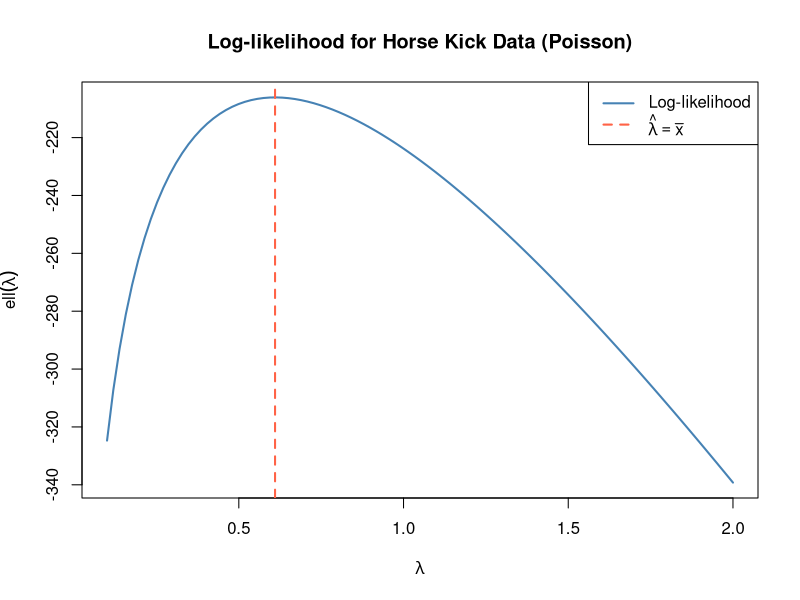
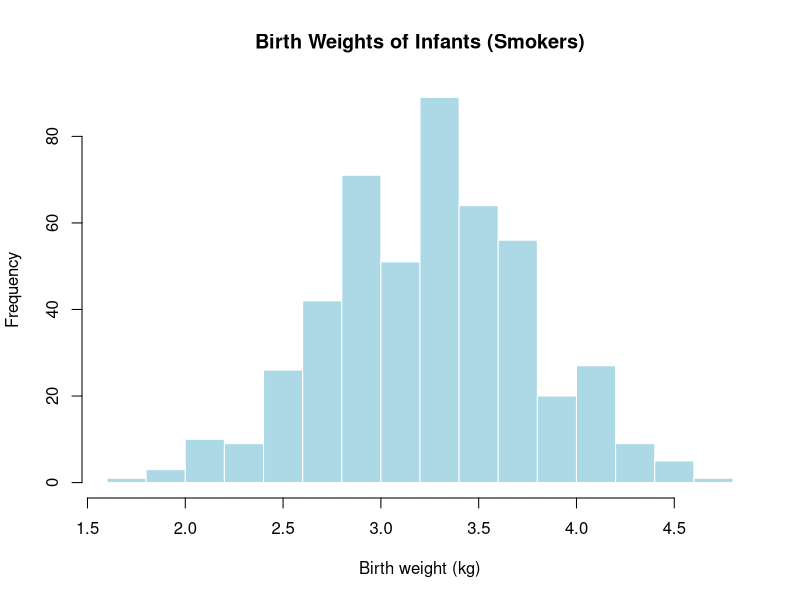
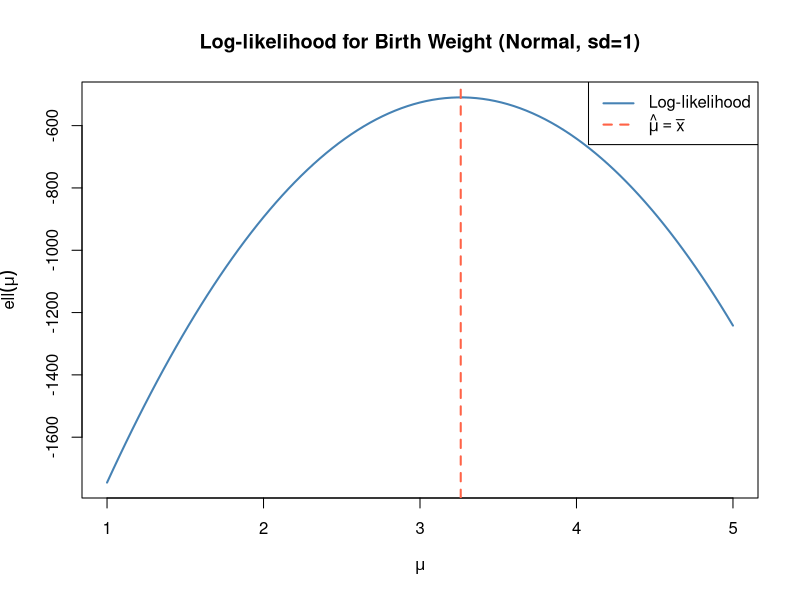
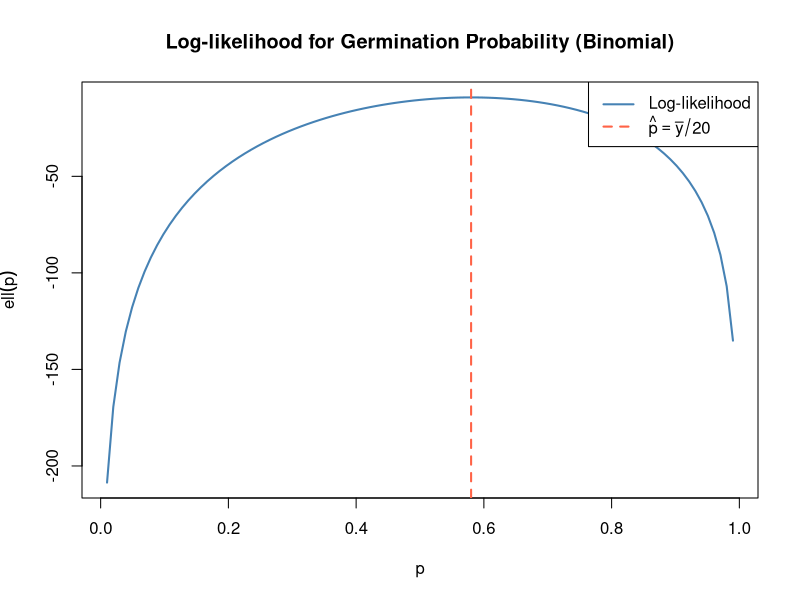
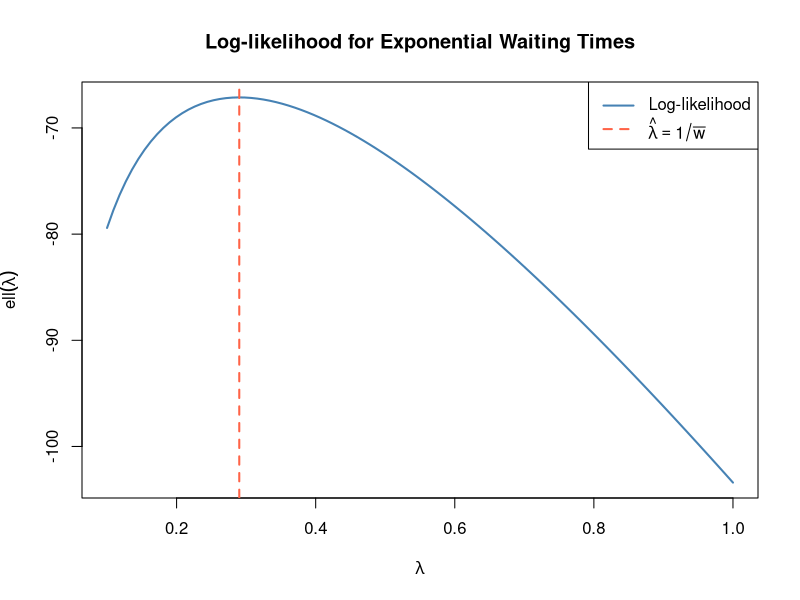
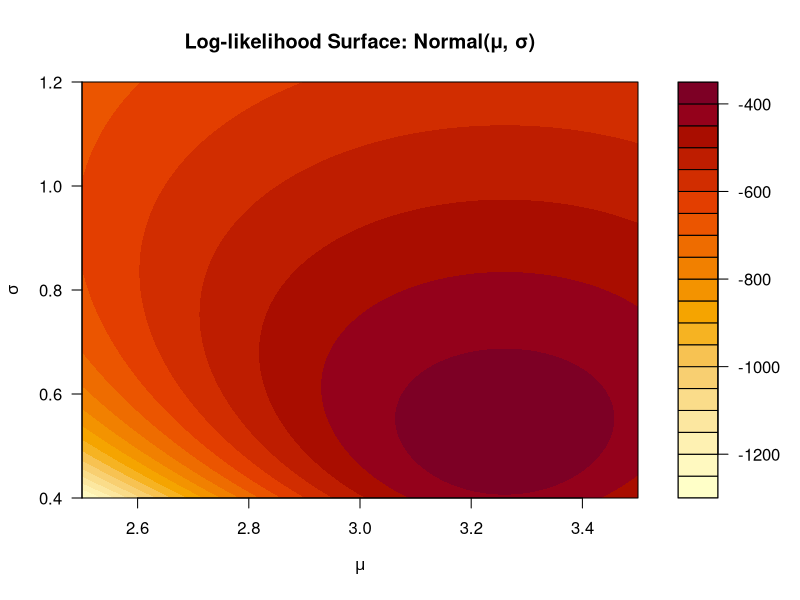
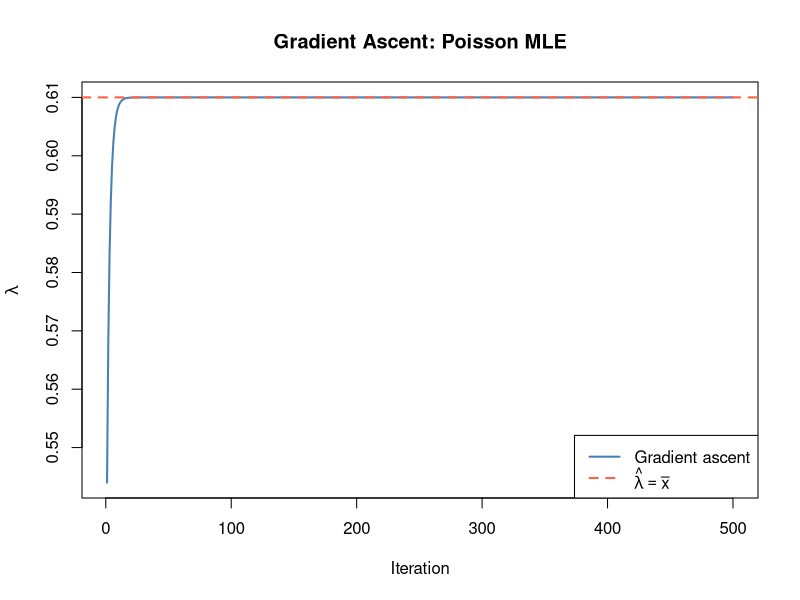
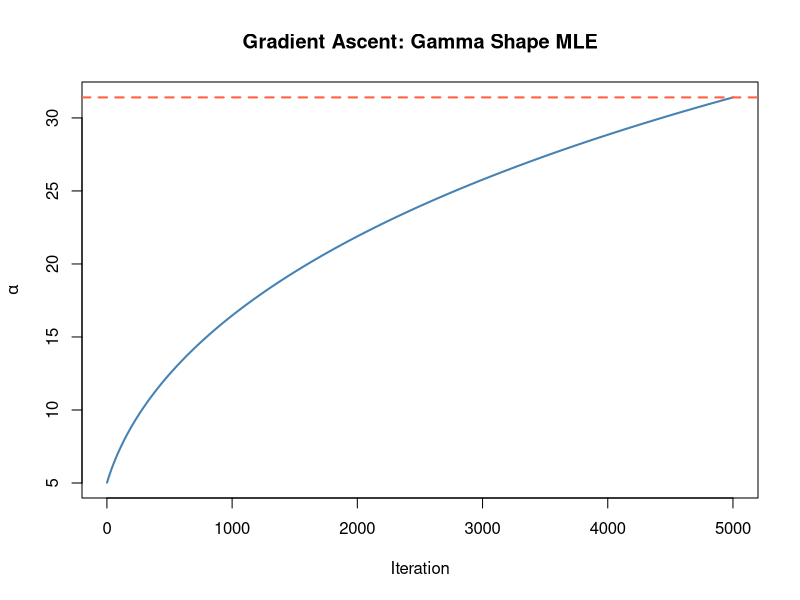

R code for these plots, in order:
## ---- chunk 1
knitr::opts_chunk$set(echo = TRUE, warning = FALSE, message = FALSE)
## ---- chunk 2
x <- rep(0:4, c(109, 65, 22, 3, 1))  ## Horse kick data: value repeated by frequency

# Define the log-likelihood as a function of lambda
loglik <- function(lambda) sum(dpois(x, lambda, log = TRUE))

# Plot the log-likelihood over a range of lambda values
curve(Vectorize(loglik)(x), from = 0.1, to = 2,
      xlab = expression(lambda),
      ylab = expression(ell(lambda)),
      main = "Log-likelihood for Horse Kick Data (Poisson)",
      col = "steelblue", lwd = 2)

# Add a vertical line at the sample mean (which is the MLE for Poisson)
abline(v = mean(x), col = "tomato", lty = 2, lwd = 2)
legend("topright", legend = c("Log-likelihood", expression(hat(lambda) == bar(x))),
       col = c("steelblue", "tomato"), lty = c(1, 2), lwd = 2)
## ---- chunk 3
birthwt <- read.csv("birthwt.csv")

# Extract birth weights (in grams) for smoking mothers and convert to kg
bwt_smokers <- birthwt$bwt[birthwt$smoke == "yes"] / 1000

cat("Number of observations:", length(bwt_smokers), "\n")
cat("Sample mean:", round(mean(bwt_smokers), 3), "kg\n")
hist(bwt_smokers, breaks = 15, col = "lightblue", border = "white",
     main = "Birth Weights of Infants (Smokers)",
     xlab = "Birth weight (kg)")
## ---- chunk 4
## Write your log-likelihood function here
loglik_mu <- function(mu) {
  sum(dnorm(bwt_smokers, mean = mu, sd = 1, log = TRUE))
}

## Plot the log-likelihood
curve(Vectorize(loglik_mu)(x), from = 1, to = 5,
      xlab = expression(mu), ylab = expression(ell(mu)),
      main = "Log-likelihood for Birth Weight (Normal, sd=1)",
      col = "steelblue", lwd = 2)

## Add a vertical line at the sample mean (the theoretical MLE)
abline(v = mean(bwt_smokers), col = "tomato", lty = 2, lwd = 2)
legend("topright", legend = c("Log-likelihood", expression(hat(mu) == bar(x))),
       col = c("steelblue", "tomato"), lty = c(1, 2), lwd = 2)
## ---- chunk 5
set.seed(12345)
y <- rbinom(5, 20, p = 0.65)
print(y)
## ---- chunk 6
## Write your log-likelihood function here
loglik_p <- function(p) {
  sum(dbinom(y, 20, prob = p, log = TRUE))
}

## Plot the log-likelihood
curve(Vectorize(loglik_p)(x), from = 0.01, to = 0.99,
      xlab = "p", ylab = expression(ell(p)),
      main = "Log-likelihood for Germination Probability (Binomial)",
      col = "steelblue", lwd = 2)

## Add vertical line at the MLE: p_hat = mean(y) / 20
abline(v = mean(y) / 20, col = "tomato", lty = 2, lwd = 2)
legend("topright", legend = c("Log-likelihood", expression(hat(p) == bar(y)/20)),
       col = c("steelblue", "tomato"), lty = c(1, 2), lwd = 2)
## ---- chunk 7
set.seed(99)
w <- rexp(30, rate = 0.4)
round(w, 2)
## ---- chunk 8
## Write your log-likelihood function here
loglik_rate <- function(lambda) {
  sum(dexp(w, rate = lambda, log = TRUE))
}

## Plot the log-likelihood
curve(Vectorize(loglik_rate)(x), from = 0.1, to = 1,
      xlab = expression(lambda), ylab = expression(ell(lambda)),
      main = "Log-likelihood for Exponential Waiting Times",
      col = "steelblue", lwd = 2)

## The MLE for the Exponential rate is 1/mean(w)
abline(v = 1 / mean(w), col = "tomato", lty = 2, lwd = 2)
legend("topright", legend = c("Log-likelihood", expression(hat(lambda) == 1/bar(w))),
       col = c("steelblue", "tomato"), lty = c(1, 2), lwd = 2)
## ---- chunk 9
loglik_2d <- function(mu, sigma) {
  if (sigma <= 0) return(-Inf)
  sum(dnorm(bwt_smokers, mean = mu, sd = sigma, log = TRUE))
}

mu_vals    <- seq(2.5, 3.5, length.out = 100)
sigma_vals <- seq(0.4, 1.2, length.out = 100)

ll_surface <- outer(mu_vals, sigma_vals, Vectorize(loglik_2d))

filled.contour(mu_vals, sigma_vals, ll_surface,
               xlab = expression(mu), ylab = expression(sigma),
               main = "Log-likelihood Surface: Normal(μ, σ)",
               color.palette = function(n) hcl.colors(n, "YlOrRd", rev = TRUE))
## ---- chunk 10
# Derivative of log(t) with respect to t
D(expression(log(t)), "t")

# Derivative of t^3 - 2*t with respect to t
D(expression(t^3 - 2*t), "t")
## ---- chunk 11
## Find the derivative with respect to t
D(expression(a + b*t + c*t^2), "t")
## ---- chunk 12
## Find the derivative with respect to t
D(expression(exp(t^2)), "t")
## ---- chunk 13
## Find the derivative with respect to t
D(expression(t - log(t)), "t")
## ---- chunk 14
ddt <- function(t) eval(expression(1-1/t))
uniroot(ddt, interval = c(0.01, 10))$root
## ---- chunk 15
## Differentiate the Poisson log-likelihood with respect to lambda
# Treat n and xbar as constants
ploglikD <- D(expression(xbar * n * log(lambda) - n * lambda), "lambda")
ploglikD
## ---- chunk 16
library(stats4)
## ---- chunk 17
x <- rep(0:4, c(109, 65, 22, 3, 1))

negloglik_pois <- function(lambda) -sum(dpois(x, lambda, log = TRUE))

fit_pois <- mle(negloglik_pois, start = list(lambda = 1), nobs = length(x))
summary(fit_pois)
## ---- chunk 18
fit_pois@details
## ---- chunk 19
## Define the negative log-likelihood
negloglik_mu <- function(mu) -loglik_mu(mu)

## Fit the model
fit_mu <- mle(negloglik_mu, start = list(mu = 3), nobs = length(bwt_smokers))
summary(fit_mu)
fit_mu@details
## ---- chunk 20
## Define the negative log-likelihood
negloglik_p <- function(p) -loglik_p(p)

## Fit the model — use method="Brent" for single-parameter bounded optimisation
fit_p <- mle(negloglik_p, start = list(p = 0.5), nobs = length(y),
             method = "Brent", lower = 0.001, upper = 0.999)
summary(fit_p)

## Compare to analytic MLE
cat("Analytic MLE p_hat = sum(y) / (5*20) =", sum(y) / (5 * 20), "\n")
## ---- chunk 21
negloglik_both <- function(mu, sigma) {
  if (sigma <= 0) return(Inf)
  -sum(dnorm(bwt_smokers, mean = mu, sd = sigma, log = TRUE))
}

fit_both <- mle(negloglik_both, start = list(mu = 3, sigma = 0.7),
                nobs = length(bwt_smokers))
summary(fit_both)
fit_both@details$convergence

cat("Sample mean:", round(mean(bwt_smokers), 4), "\n")
cat("Sample sd:  ", round(sd(bwt_smokers), 4), "\n")
## ---- chunk 22
x <- rep(0:4, c(109, 65, 22, 3, 1))
negloglik_pois <- function(lambda) -sum(dpois(x, lambda, log = TRUE))

# Nelder-Mead (derivative-free)
fit_nm   <- optim(par = 1, fn = negloglik_pois, method = "Nelder-Mead")

# BFGS (quasi-Newton, uses gradient)
fit_bfgs <- optim(par = 1, fn = negloglik_pois, method = "BFGS")

cat("Nelder-Mead estimate:", round(fit_nm$par, 6),   "  Iterations:", fit_nm$counts[1], "\n")
cat("BFGS estimate:       ", round(fit_bfgs$par, 6), "  Iterations:", fit_bfgs$counts[1], "\n")
cat("True MLE (mean x):   ", round(mean(x), 6), "\n")
## ---- chunk 23
# Gradient ascent by hand for the Poisson log-likelihood.
# The derivative of ell(lambda) with respect to lambda is: sum(x)/lambda - n
grad_loglik_pois <- function(lambda) sum(x) / lambda - length(x)

gamma  <- 0.001  # learning rate
lambda <- 0.5    # starting value
n_iter <- 500

trace <- numeric(n_iter)
for (i in seq_len(n_iter)) {
  lambda   <- lambda + gamma * grad_loglik_pois(lambda)
  trace[i] <- lambda
}

plot(trace, type = "l", col = "steelblue", lwd = 2,
     xlab = "Iteration", ylab = expression(lambda),
     main = "Gradient Ascent: Poisson MLE")
abline(h = mean(x), col = "tomato", lty = 2, lwd = 2)
legend("bottomright", legend = c("Gradient ascent", expression(hat(lambda) == bar(x))),
       col = c("steelblue", "tomato"), lty = 1:2, lwd = 2)

cat("Gradient ascent estimate after", n_iter, "iterations:", round(lambda, 6), "\n")
## ---- chunk 24
negloglik_mu <- function(mu) -loglik_mu(mu)

# Nelder-Mead (derivative-free)
fit_nm_bwt   <- optim(par = 3, fn = negloglik_mu, method = "Nelder-Mead")

# BFGS (quasi-Newton)
fit_bfgs_bwt <- optim(par = 3, fn = negloglik_mu, method = "BFGS")

# L-BFGS-B (bounded quasi-Newton, mu must be positive)
fit_lbfgsb_bwt <- optim(par = 3, fn = negloglik_mu, method = "L-BFGS-B", lower = 0)

cat("Nelder-Mead  estimate:", round(fit_nm_bwt$par, 6),
    "  Fn evals:", fit_nm_bwt$counts[1],
    "  Convergence:", fit_nm_bwt$convergence, "\n")
cat("BFGS         estimate:", round(fit_bfgs_bwt$par, 6),
    "  Fn evals:", fit_bfgs_bwt$counts[1],
    "  Convergence:", fit_bfgs_bwt$convergence, "\n")
cat("L-BFGS-B     estimate:", round(fit_lbfgsb_bwt$par, 6),
    "  Fn evals:", fit_lbfgsb_bwt$counts[1],
    "  Convergence:", fit_lbfgsb_bwt$convergence, "\n")
cat("Sample mean (true MLE):", round(mean(bwt_smokers), 6), "\n")
## ---- chunk 25
x_gamma <- c(67.98, 61, 49.82)
cat("Sample:", x_gamma, "\n")
cat("Sample mean:", round(mean(x_gamma), 4), "\n")
cat("Sum of log(x):", round(sum(log(x_gamma)), 4), "\n")
## ---- chunk 26
gradient <- function(alpha, sample) {
  n       <- length(sample)
  barx    <- mean(sample)
  sum_log <- sum(log(sample))
  grad    <- n * log(alpha) - n * log(barx) - n * digamma(alpha) + sum_log
  return(grad)
}

grad_ascent_gamma <- function(sample, initial = 5, step = 0.01, max_iter = 5000) {
  alpha <- initial
  trace <- numeric(max_iter)
  for (i in seq_len(max_iter)) {
    new_alpha <- alpha + step * gradient(alpha, sample)
    trace[i]  <- new_alpha
    if (abs(new_alpha - alpha) < 1e-8) {
      trace <- trace[1:i]
      break
    }
    alpha <- new_alpha
  }
  list(alpha = alpha, trace = trace)
}

result <- grad_ascent_gamma(x_gamma, initial = 5, step = 0.1)
cat("Gradient ascent MLE for alpha:", round(result$alpha, 6), "\n")

plot(result$trace, type = "l", col = "steelblue", lwd = 2,
     xlab = "Iteration", ylab = expression(alpha),
     main = "Gradient Ascent: Gamma Shape MLE")
abline(h = result$alpha, col = "tomato", lty = 2, lwd = 2)
## ---- chunk 27
negloglik_gamma <- function(alpha, beta) {
  if (alpha <= 0 || beta <= 0) return(Inf)
  -sum(dgamma(x_gamma, shape = alpha, scale = beta, log = TRUE))
}

fit_gamma <- mle(negloglik_gamma, start = list(alpha = 1, beta = 1),
                 nobs = length(x_gamma))
## ---- chunk 28
# negloglik_gamma <- function(alpha, beta) {
#   -sum(dgamma( log = TRUE))
# }
## ---- chunk 29
fit_gamma <- mle(negloglik_gamma, start = list(alpha = 1, beta = 1),
                 nobs = length(x_gamma))
summary(fit_gamma)
## ---- chunk 30
fit_gamma@details$convergence
cat("Convergence code 0 = success, non-zero = problem.\n")
## ---- chunk 31
while (fit_gamma@details$convergence != 0) {
  fit_gamma <- mle(negloglik_gamma, start = as.list(coef(fit_gamma)),
                   nobs = length(x_gamma))
}
cat("Final convergence code:", fit_gamma@details$convergence, "\n")
summary(fit_gamma)
